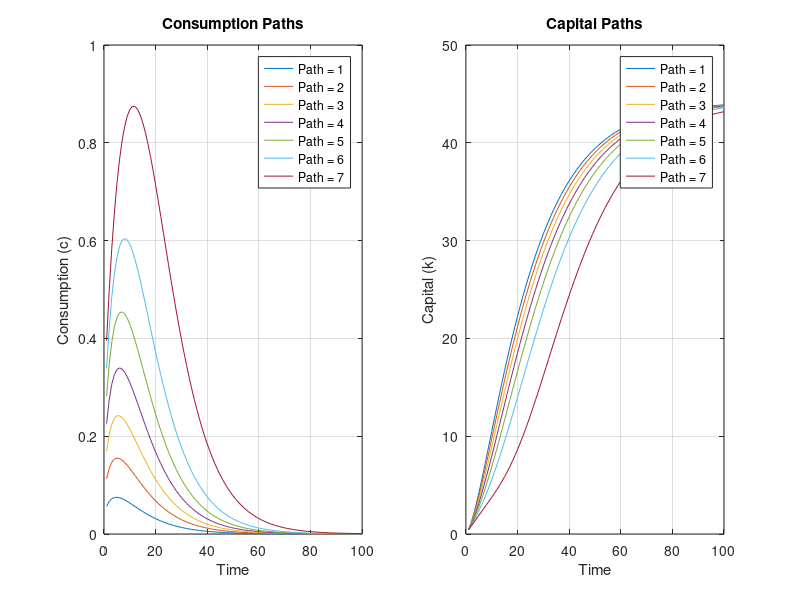
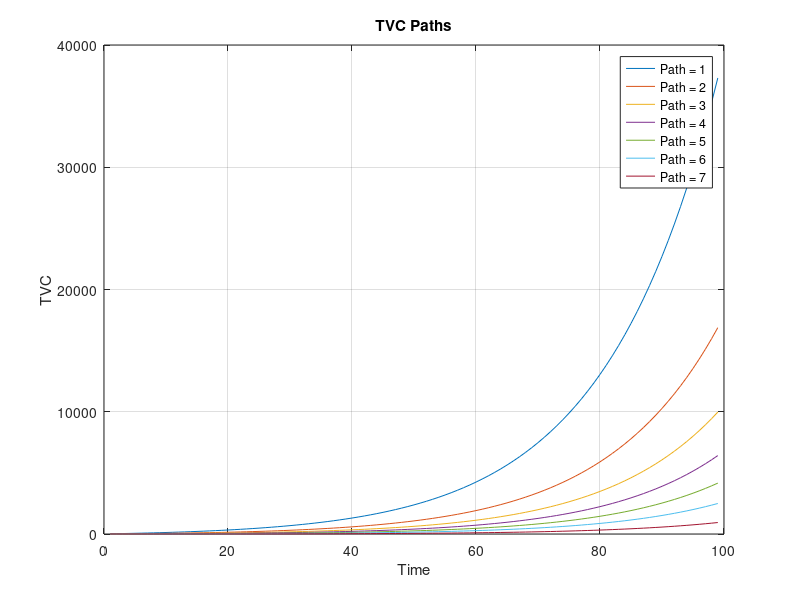

MATLAB code to generate these figures, in order:
% Author: Louie Po-Jui Huang
% Date: 13 Oct 2025
% Des: This script is for EC417 pset1.

%% Parameters
beta  = 0.96;     % Subjective discount factor
delta = 0.08;     % Depreciation rate

%% Compute the optimal and maximal steady state capital(Qa, Qb)
k_ss = (3*((1/beta)-1+delta))^(-3/2); % optimal ss capital(Qa)
k_G = (delta*3)^(-3/2); % maximal ss capital(Qb)

%% Generate initial consumption vector
k_0 = 0.1*k_ss; % given initial capital
c_max = (k_0)^(1/3) + (1-delta)*k_0; % compute maximal consumption
temp_vec = linspace(0, c_max, 22); % pretend this is an open interval
c0_vec = temp_vec(2 : end - 1); % all values but both sides

%% Simulation Model
% Prepare container
k_paths = zeros(100, 20);
c_paths = zeros(100, 20);

% Iterate
for i = 1:20
    c_paths(1, i) = c0_vec(i);
    k_paths(1, i) = k_0;
    
    for t = 1:99
        % Stop simulating this path if capital <0
        if k_paths(t, i) < 0
            fprintf('%d-th path failed', i)
            fprintf('at %d period.\n', t)
            break;
        end

        % Capital constraint
        k_paths(t+1, i) = k_paths(t, i)^(1/3) + (1-delta)*k_paths(t, i) - c_paths(t, i);
        % EE
        c_paths(t+1, i) = c_paths(t, i) * beta * ((1/3)*(k_paths(t+1, i))^(-2/3) + 1 - delta);
    end
end

% Plot
% Prepare legend label
for i = 1:7
    legend_labels{i} = ['Path = ', num2str(i)];
end

% Create a figure and set subplots
figure;

subplot(1, 2, 1); % subplots1
plot(1:100, c_paths(:,1:7)); % plot consumption paths
hold on;
title('Consumption Paths');
xlabel('Time');
ylabel('Consumption (c)');
legend(legend_labels, 'Location', 'best');
grid on;

subplot(1, 2, 2); % subplots2
plot(1:100, k_paths(:,1:7)); % plot capital paths
hold on;
title('Capital Paths');
xlabel('Time');
ylabel('Capital (k)');
legend(legend_labels, 'Location', 'best');
grid on;

save pset1_4d.png

%% Compute TVC values
% Prepare container
tvc_paths = zeros(99,8);

% Iterate
for i = 1:7
    for t = 1: 99
        tvc_paths(t,i) = (beta)^(t) * k_paths(t + 1,i) * (c_paths(t, i))^(-1);
    end
end

% Plot
figure;
plot(1:99, tvc_paths(:,1:7)); % plot TVC paths
title('TVC Paths');
xlabel('Time');
ylabel('TVC');
legend(legend_labels, 'Location', 'best');
grid on;

save pset1_4e.png

